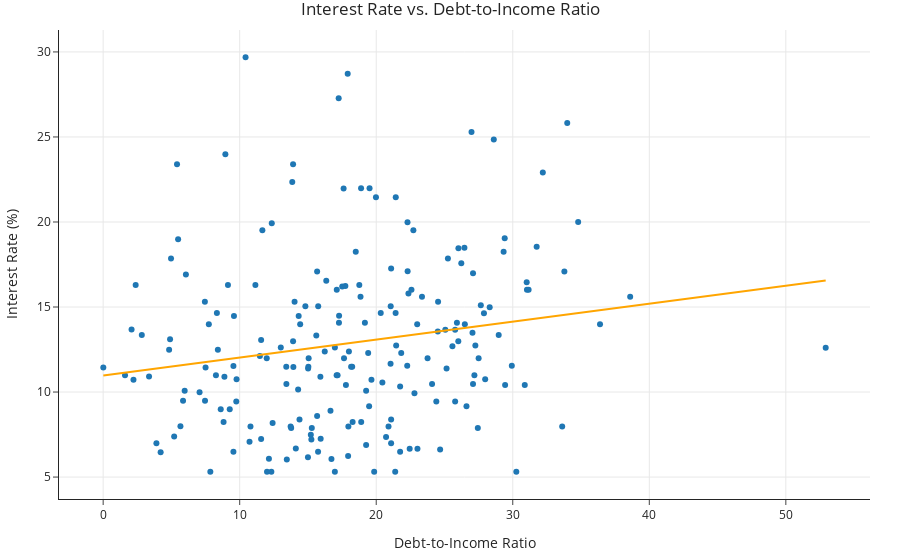

This figure's notebook cell:
### Code cell
sample_set = loans.sample(200, random_state=1)

fig = px.scatter(sample_set, x='dti', y='int_rate', trendline='ols',
                 labels={'dti': 'Debt-to-Income Ratio', 'int_rate': 'Interest Rate (%)'},
                 trendline_color_override='orange',
                 title='Interest Rate vs. Debt-to-Income Ratio')

fig.show()

### Figure 1 — Plotly figure (JSON) as saved in the notebook; plotly's stock layout.template omitted (floating-point values rounded to 4 significant figures; data arrays with more than 128 entries replaced by an {"elided": "..."} marker saying what was removed)
{"data": [{"hovertemplate": "Debt-to-Income Ratio=%{x}<br>Interest Rate (%)=%{y}<extra></extra>", "legendgroup": "", "marker": {"color": "#1F77B4", "symbol": "circle"}, "mode": "markers", "name": "", "orientation": "v", "showlegend": false, "type": "scatter", "x": {"elided": "200 float values"}, "xaxis": "x", "y": {"elided": "200 float values"}, "yaxis": "y"}, {"hovertemplate": "<b>OLS trendline</b><br>int_rate = 0.105557 * dti + 10.9694<br>R<sup>2</sup>=0.031603<br><br>Debt-to-Income Ratio=%{x}<br>Interest Rate (%)=%{y} <b>(trend)</b><extra></extra>", "legendgroup": "", "line": {"color": "orange"}, "marker": {"color": "#1F77B4", "symbol": "circle"}, "mode": "lines", "name": "", "showlegend": false, "type": "scatter", "x": {"elided": "200 float values"}, "xaxis": "x", "y": {"elided": "200 float values"}, "yaxis": "y"}], "layout": {"autosize": true, "legend": {"tracegroupgap": 0}, "title": {"text": "Interest Rate vs. Debt-to-Income Ratio"}, "xaxis": {"anchor": "y", "autorange": true, "domain": [0, 1], "range": [-3.174, 56.1], "title": {"text": "Debt-to-Income Ratio"}, "type": "linear"}, "yaxis": {"anchor": "x", "autorange": true, "domain": [0, 1], "range": [3.524, 31.48], "title": {"text": "Interest Rate (%)"}, "type": "linear"}}}
